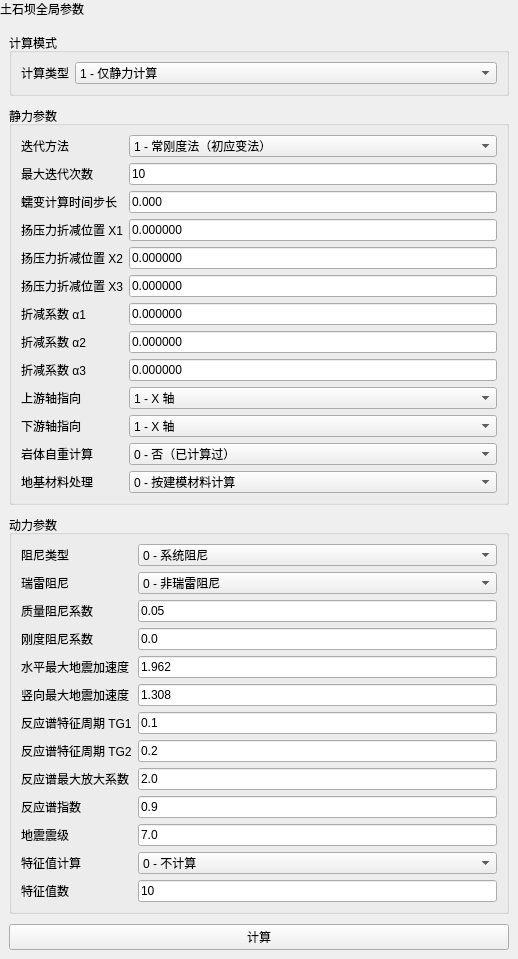
<?xml version="1.0" encoding="utf-8"?>
<ui version="4.0">
 <class>DamAnalysisWidget</class>
 <widget class="QWidget" name="DamAnalysisWidget">
  <property name="geometry"><rect><x>0</x><y>0</y><width>518</width><height>720</height></rect></property>
  <property name="windowTitle"><string>土石坝计算</string></property>
  <layout class="QVBoxLayout" name="verticalLayout">
   <property name="leftMargin"><number>0</number></property><property name="topMargin"><number>0</number></property><property name="rightMargin"><number>0</number></property><property name="bottomMargin"><number>0</number></property>
   <item><widget class="QLabel" name="pageHeaderLabel"><property name="text"><string>土石坝全局参数</string></property><property name="visible"><bool>false</bool></property></widget></item>
   <item><layout class="QVBoxLayout" name="contentLayout">
    <property name="leftMargin"><number>9</number></property><property name="topMargin"><number>9</number></property><property name="rightMargin"><number>9</number></property><property name="bottomMargin"><number>9</number></property><property name="spacing"><number>10</number></property>
    <item><widget class="QGroupBox" name="groupBoxIfill"><property name="title"><string>计算模式</string></property><layout class="QFormLayout" name="formLayoutMode"><item row="0" column="0"><widget class="QLabel" name="labelLine19"><property name="text"><string>计算类型</string></property><property name="wordWrap"><bool>false</bool></property></widget></item><item row="0" column="1"><widget class="QComboBox" name="comboLine19"><item><property name="text"><string>1 - 仅静力计算</string></property></item><item><property name="text"><string>2 - 仅动力计算</string></property></item><item><property name="text"><string>3 - 静力后继续动力计算</string></property></item><property name="minimumSize"><size><width>0</width><height>0</height></size></property></widget></item></layout></widget></item>
    <item><widget class="QGroupBox" name="groupStatic"><property name="title"><string>静力参数</string></property><layout class="QFormLayout" name="formLayoutStatic"><item row="0" column="0"><widget class="QLabel" name="labelLine20"><property name="text"><string>迭代方法</string></property><property name="wordWrap"><bool>false</bool></property></widget></item><item row="0" column="1"><widget class="QComboBox" name="comboMethodIter"><item><property name="text"><string>1 - 常刚度法（初应变法）</string></property></item><item><property name="text"><string>2 - 常刚度法（初应力法）</string></property></item><item><property name="text"><string>3 - 变刚度法（切线刚度法）</string></property></item><item><property name="text"><string>4 - 中点增量法（土坝填筑）</string></property></item><property name="minimumSize"><size><width>0</width><height>0</height></size></property></widget></item><item row="1" column="0"><widget class="QLabel" name="labelIter"><property name="text"><string>最大迭代次数</string></property><property name="wordWrap"><bool>false</bool></property></widget></item><item row="1" column="1"><widget class="QLineEdit" name="editIter"><property name="text"><string>10</string></property><property name="minimumSize"><size><width>0</width><height>0</height></size></property></widget></item><item row="2" column="0"><widget class="QLabel" name="labelLine21"><property name="text"><string>蠕变计算时间步长</string></property><property name="wordWrap"><bool>false</bool></property></widget></item><item row="2" column="1"><widget class="QLineEdit" name="editLine21"><property name="text"><string>0.000</string></property><property name="minimumSize"><size><width>0</width><height>0</height></size></property></widget></item><item row="3" column="0"><widget class="QLabel" name="labelX1"><property name="text"><string>扬压力折减位置 X1</string></property><property name="wordWrap"><bool>false</bool></property></widget></item><item row="3" column="1"><widget class="QLineEdit" name="editX1"><property name="text"><string>0.000000</string></property><property name="minimumSize"><size><width>0</width><height>0</height></size></property></widget></item><item row="4" column="0"><widget class="QLabel" name="labelX2"><property name="text"><string>扬压力折减位置 X2</string></property><property name="wordWrap"><bool>false</bool></property></widget></item><item row="4" column="1"><widget class="QLineEdit" name="editX2"><property name="text"><string>0.000000</string></property><property name="minimumSize"><size><width>0</width><height>0</height></size></property></widget></item><item row="5" column="0"><widget class="QLabel" name="labelX3"><property name="text"><string>扬压力折减位置 X3</string></property><property name="wordWrap"><bool>false</bool></property></widget></item><item row="5" column="1"><widget class="QLineEdit" name="editX3"><property name="text"><string>0.000000</string></property><property name="minimumSize"><size><width>0</width><height>0</height></size></property></widget></item><item row="6" column="0"><widget class="QLabel" name="labelAlfa1"><property name="text"><string>折减系数 α1</string></property><property name="wordWrap"><bool>false</bool></property></widget></item><item row="6" column="1"><widget class="QLineEdit" name="editAlfa1"><property name="text"><string>0.000000</string></property><property name="minimumSize"><size><width>0</width><height>0</height></size></property></widget></item><item row="7" column="0"><widget class="QLabel" name="labelAlfa2"><property name="text"><string>折减系数 α2</string></property><property name="wordWrap"><bool>false</bool></property></widget></item><item row="7" column="1"><widget class="QLineEdit" name="editAlfa2"><property name="text"><string>0.000000</string></property><property name="minimumSize"><size><width>0</width><height>0</height></size></property></widget></item><item row="8" column="0"><widget class="QLabel" name="labelAlfa3"><property name="text"><string>折减系数 α3</string></property><property name="wordWrap"><bool>false</bool></property></widget></item><item row="8" column="1"><widget class="QLineEdit" name="editAlfa3"><property name="text"><string>0.000000</string></property><property name="minimumSize"><size><width>0</width><height>0</height></size></property></widget></item><item row="9" column="0"><widget class="QLabel" name="labelAxisUp"><property name="text"><string>上游轴指向</string></property><property name="wordWrap"><bool>false</bool></property></widget></item><item row="9" column="1"><widget class="QComboBox" name="comboAxisUp"><item><property name="text"><string>1 - X 轴</string></property></item><item><property name="text"><string>2 - Y 轴</string></property></item><item><property name="text"><string>3 - Z 轴</string></property></item><property name="minimumSize"><size><width>0</width><height>0</height></size></property></widget></item><item row="10" column="0"><widget class="QLabel" name="labelAxisDown"><property name="text"><string>下游轴指向</string></property><property name="wordWrap"><bool>false</bool></property></widget></item><item row="10" column="1"><widget class="QComboBox" name="comboAxisDown"><item><property name="text"><string>1 - X 轴</string></property></item><item><property name="text"><string>2 - Y 轴</string></property></item><item><property name="text"><string>3 - Z 轴</string></property></item><property name="minimumSize"><size><width>0</width><height>0</height></size></property></widget></item><item row="11" column="0"><widget class="QLabel" name="labelIfRock"><property name="text"><string>岩体自重计算</string></property><property name="wordWrap"><bool>false</bool></property></widget></item><item row="11" column="1"><widget class="QComboBox" name="comboIfRock"><item><property name="text"><string>0 - 否（已计算过）</string></property></item><item><property name="text"><string>1 - 是（本次计算）</string></property></item><property name="minimumSize"><size><width>0</width><height>0</height></size></property></widget></item><item row="12" column="0"><widget class="QLabel" name="labelIfIso"><property name="text"><string>地基材料处理</string></property><property name="wordWrap"><bool>false</bool></property></widget></item><item row="12" column="1"><widget class="QComboBox" name="comboIfIso"><item><property name="text"><string>0 - 按建模材料计算</string></property></item><item><property name="text"><string>1 - 按 IFISO 材料计算</string></property></item><property name="minimumSize"><size><width>0</width><height>0</height></size></property></widget></item></layout></widget></item>
    <item><widget class="QGroupBox" name="groupDynamic"><property name="title"><string>动力参数</string></property><layout class="QFormLayout" name="formLayoutDynamic"><item row="0" column="0"><widget class="QLabel" name="labelLine15"><property name="text"><string>阻尼类型</string></property><property name="wordWrap"><bool>false</bool></property></widget></item><item row="0" column="1"><widget class="QComboBox" name="comboLine15"><item><property name="text"><string>0 - 系统阻尼</string></property></item><item><property name="text"><string>1 - 分材料阻尼</string></property></item><property name="minimumSize"><size><width>0</width><height>0</height></size></property></widget></item><item row="1" column="0"><widget class="QLabel" name="labelLine16"><property name="text"><string>瑞雷阻尼</string></property><property name="wordWrap"><bool>false</bool></property></widget></item><item row="1" column="1"><widget class="QComboBox" name="comboLine16"><item><property name="text"><string>0 - 非瑞雷阻尼</string></property></item><item><property name="text"><string>1 - 瑞雷阻尼</string></property></item><property name="minimumSize"><size><width>0</width><height>0</height></size></property></widget></item><item row="2" column="0"><widget class="QLabel" name="labelLine17"><property name="text"><string>质量阻尼系数</string></property><property name="wordWrap"><bool>false</bool></property></widget></item><item row="2" column="1"><widget class="QLineEdit" name="editLine17"><property name="text"><string>0.05</string></property><property name="minimumSize"><size><width>0</width><height>0</height></size></property></widget></item><item row="3" column="0"><widget class="QLabel" name="labelLine18"><property name="text"><string>刚度阻尼系数</string></property><property name="wordWrap"><bool>false</bool></property></widget></item><item row="3" column="1"><widget class="QLineEdit" name="editLine18"><property name="text"><string>0.0</string></property><property name="minimumSize"><size><width>0</width><height>0</height></size></property></widget></item><item row="4" column="0"><widget class="QLabel" name="labelLine22"><property name="text"><string>水平最大地震加速度</string></property><property name="wordWrap"><bool>false</bool></property></widget></item><item row="4" column="1"><widget class="QLineEdit" name="editLine22"><property name="text"><string>1.962</string></property><property name="minimumSize"><size><width>0</width><height>0</height></size></property></widget></item><item row="5" column="0"><widget class="QLabel" name="labelLine23"><property name="text"><string>竖向最大地震加速度</string></property><property name="wordWrap"><bool>false</bool></property></widget></item><item row="5" column="1"><widget class="QLineEdit" name="editLine23"><property name="text"><string>1.308</string></property><property name="minimumSize"><size><width>0</width><height>0</height></size></property></widget></item><item row="6" column="0"><widget class="QLabel" name="labelLine24"><property name="text"><string>反应谱特征周期 TG1</string></property><property name="wordWrap"><bool>false</bool></property></widget></item><item row="6" column="1"><widget class="QLineEdit" name="editLine24"><property name="text"><string>0.1</string></property><property name="minimumSize"><size><width>0</width><height>0</height></size></property></widget></item><item row="7" column="0"><widget class="QLabel" name="labelLine25"><property name="text"><string>反应谱特征周期 TG2</string></property><property name="wordWrap"><bool>false</bool></property></widget></item><item row="7" column="1"><widget class="QLineEdit" name="editLine25"><property name="text"><string>0.2</string></property><property name="minimumSize"><size><width>0</width><height>0</height></size></property></widget></item><item row="8" column="0"><widget class="QLabel" name="labelLine26"><property name="text"><string>反应谱最大放大系数</string></property><property name="wordWrap"><bool>false</bool></property></widget></item><item row="8" column="1"><widget class="QLineEdit" name="editLine26"><property name="text"><string>2.0</string></property><property name="minimumSize"><size><width>0</width><height>0</height></size></property></widget></item><item row="9" column="0"><widget class="QLabel" name="labelLine27"><property name="text"><string>反应谱指数</string></property><property name="wordWrap"><bool>false</bool></property></widget></item><item row="9" column="1"><widget class="QLineEdit" name="editLine27"><property name="text"><string>0.9</string></property><property name="minimumSize"><size><width>0</width><height>0</height></size></property></widget></item><item row="10" column="0"><widget class="QLabel" name="labelLine28"><property name="text"><string>地震震级</string></property><property name="wordWrap"><bool>false</bool></property></widget></item><item row="10" column="1"><widget class="QLineEdit" name="editLine28"><property name="text"><string>7.0</string></property><property name="minimumSize"><size><width>0</width><height>0</height></size></property></widget></item><item row="11" column="0"><widget class="QLabel" name="labelLine29"><property name="text"><string>特征值计算</string></property><property name="wordWrap"><bool>false</bool></property></widget></item><item row="11" column="1"><widget class="QComboBox" name="comboLine29"><item><property name="text"><string>0 - 不计算</string></property></item><item><property name="text"><string>1 - 计算</string></property></item><property name="minimumSize"><size><width>0</width><height>0</height></size></property></widget></item><item row="12" column="0"><widget class="QLabel" name="labelLine30"><property name="text"><string>特征值数</string></property><property name="wordWrap"><bool>false</bool></property></widget></item><item row="12" column="1"><widget class="QLineEdit" name="editLine30"><property name="text"><string>10</string></property><property name="minimumSize"><size><width>0</width><height>0</height></size></property></widget></item></layout></widget></item>
    <item><widget class="QPushButton" name="btnCompute"><property name="text"><string>计算</string></property></widget></item>
    <item><spacer name="verticalSpacer"><property name="orientation"><enum>Qt::Vertical</enum></property><property name="sizeHint" stdset="0"><size><width>20</width><height>40</height></size></property></spacer></item>
   </layout></item>
  </layout>
 </widget>
 <resources/><connections/>
</ui>
